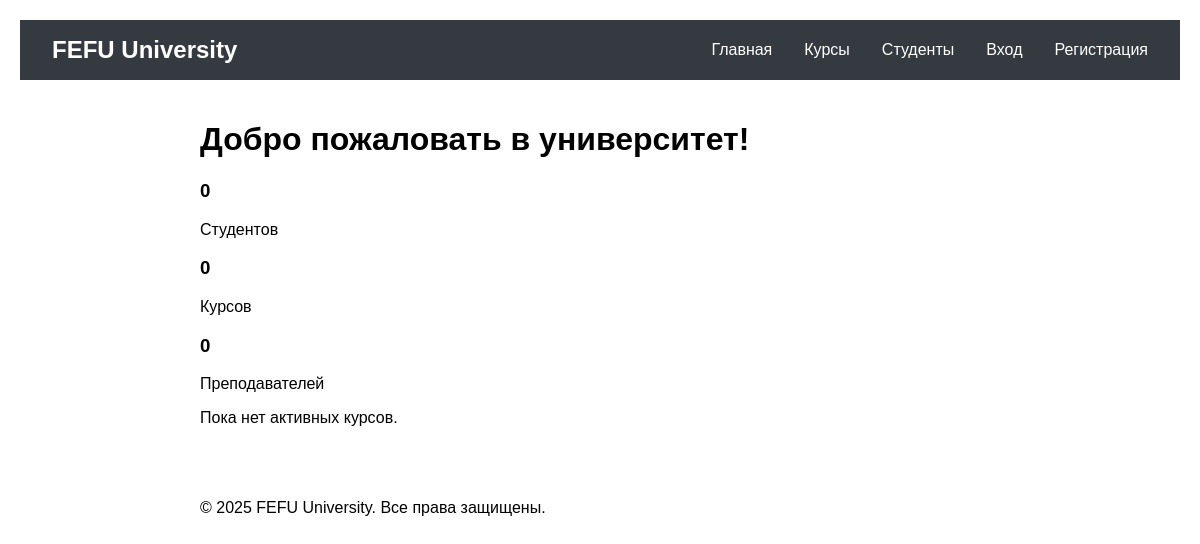
The app's page /, older data.
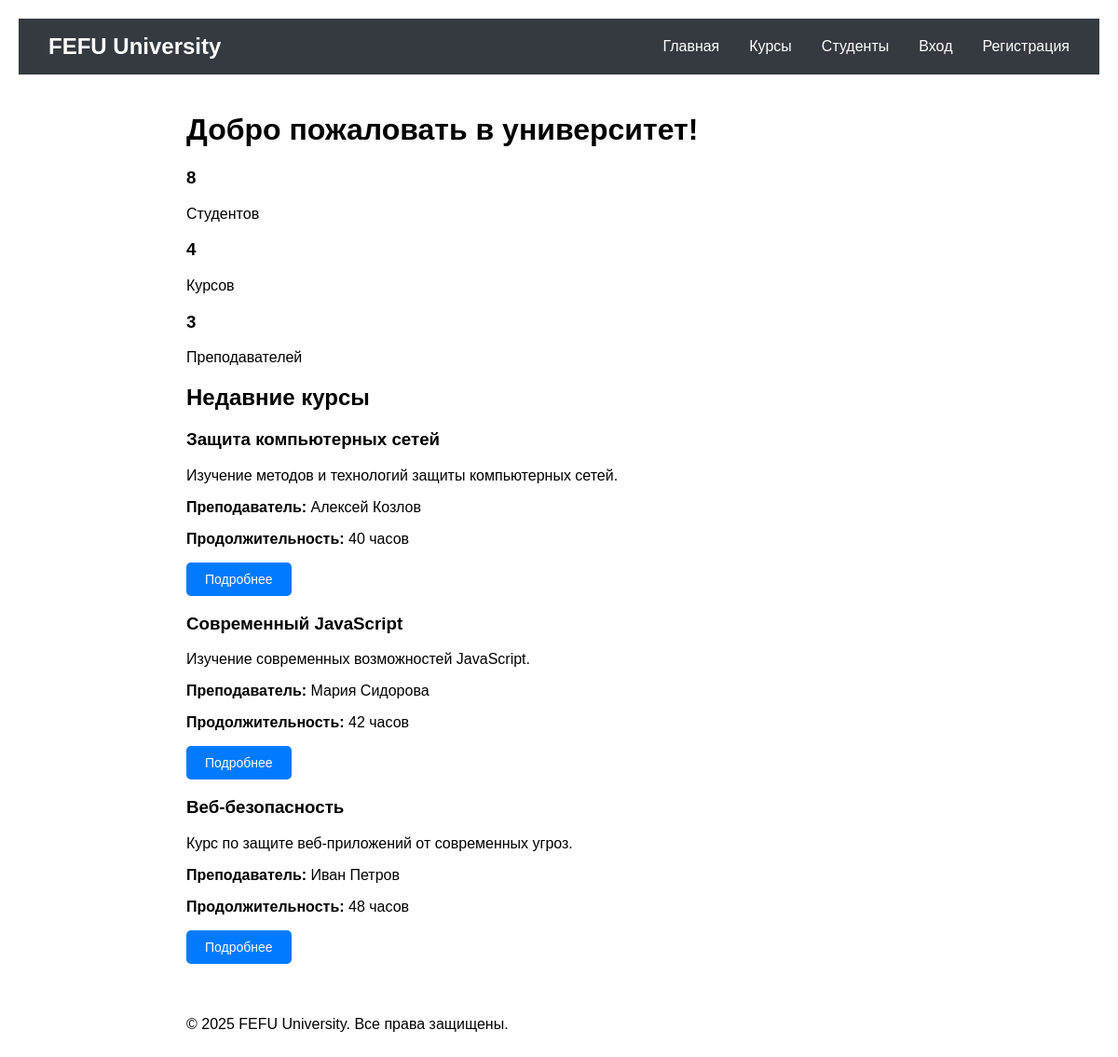
The same page, newer data.
### fefu_lab/models.py (models this page shows, shortened)
class Course(models.Model):
    LEVEL_CHOICES = [
        ('BEGINNER', 'Начальный'),
        ('INTERMEDIATE', 'Средний'),
        ('ADVANCED', 'Продвинутый'),
    ]
    title = models.CharField(
        max_length=200,
        unique=True,
        verbose_name='Название курса'
    )
    slug = models.SlugField(unique=True, verbose_name='URL-адрес')
    description = models.TextField(verbose_name='Описание')
    duration = models.PositiveIntegerField(
        validators=[MinValueValidator(1)],
        verbose_name='Продолжительность (часов)'
    )
    instructor = models.ForeignKey(
        'Instructor',
        on_delete=models.SET_NULL,
        null=True,
        blank=True,
        verbose_name='Преподаватель'
    )
    is_active = models.BooleanField(default=True, verbose_name='Активен')
    level = models.CharField(
        max_length=12,
        choices=LEVEL_CHOICES,
        default='BEGINNER',
        verbose_name='Уровень сложности'
    )
    max_students = models.PositiveIntegerField(default=30, verbose_name='Максимум студентов')
    price = models.DecimalField(
        max_digits=10,
        decimal_places=2,
        default=0,
        verbose_name='Стоимость'
    )
    created_at = models.DateTimeField(auto_now_add=True, verbose_name='Дата создания')
    class Meta:
        verbose_name = 'Курс'
        verbose_name_plural = 'Курсы'
        ordering = ['title']

class Instructor(models.Model):
    first_name = models.CharField(max_length=100, verbose_name='Имя')
    last_name = models.CharField(max_length=100, verbose_name='Фамилия')
    email = models.EmailField(unique=True, verbose_name='Электронная почта')
    specialization = models.CharField(max_length=200, verbose_name='Специализация')
    degree = models.CharField(max_length=100, blank=True, verbose_name='Ученая степень')
    class Meta:
        verbose_name = 'Преподаватель'
        verbose_name_plural = 'Преподаватели'

### fefu_lab/views.py (the view)
# urls.py: path('', views.home_page, name='home'),
def home_page(request):
    total_students = Student.objects.count()
    total_courses = Course.objects.filter(is_active=True).count()
    total_instructors = Instructor.objects.count()
    recent_courses = Course.objects.filter(is_active=True).order_by('-created_at')[:3]
    return render(request, 'fefu_lab/home.html', {
        'title': 'Главная страница',
        'total_students': total_students,
        'total_courses': total_courses,
        'total_instructors': total_instructors,
        'recent_courses': recent_courses
    })

### fefu_lab/templates/fefu_lab/home.html (shortened to what this page needs)
{% extends "fefu_lab/base.html" %}
{% block content %}
<div class="container">
    <h1>Добро пожаловать в университет!</h1>
    <div class="stats-grid">
        <div class="stat-card">
            <h3>{{ total_students }}</h3>
            <p>Студентов</p>
        </div>
        <div class="stat-card">
            <h3>{{ total_courses }}</h3>
            <p>Курсов</p>
        </div>
        <div class="stat-card">
            <h3>{{ total_instructors }}</h3>
            <p>Преподавателей</p>
        </div>
    </div>
    {% if recent_courses %}
    <h2>Недавние курсы</h2>
    <div class="courses-grid">
        {% for course in recent_courses %}
        <div class="course-card">
            <h3>{{ course.title }}</h3>
            <p>{{ course.description|truncatewords:20 }}</p>
            <p><strong>Преподаватель:</strong>
                {% if course.instructor %}
                    {{ course.instructor.first_name }} {{ course.instructor.last_name }}
                {% else %}
                    Не назначен
                {% endif %}
            </p>
            <p><strong>Продолжительность:</strong> {{ course.duration }} часов</p>
            <a href="{% url 'course_detail' course.slug %}" class="btn">Подробнее</a>
        </div>
        {% endfor %}
    </div>
    {% else %}
    <p>Пока нет активных курсов.</p>
    {% endif %}
</div>
{% endblock %}

Row changes from the older to the newer data that the page shows:
added Course: title "Защита компьютерных сетей", description "Изучение методов и технологий защиты компьютерных сетей.", instructor.first_name "Алексей", instructor.last_name "Козлов", duration "40"
added Course: title "Современный JavaScript", description "Изучение современных возможностей JavaScript.", instructor.first_name "Мария", instructor.last_name "Сидорова", duration "42"
added Course: title "Веб-безопасность", description "Курс по защите веб-приложений от современных угроз.", instructor.first_name "Иван", instructor.last_name "Петров", duration "48"
Text that changed along with them:
{{ total_students }}: "0" → "8"
{{ total_courses }}: "0" → "4"
{{ total_instructors }}: "0" → "3"
text no longer shown: "Пока нет активных курсов."
text now shown: "Недавние курсы"
